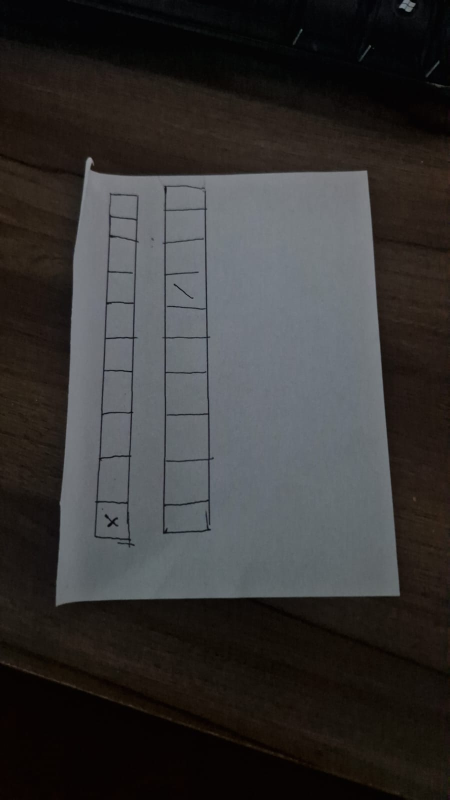
#> input picture pasta_com_fotos/WhatsApp Image 2026-09-10 at 16.54.55.jpeg, 899 x 1599 px (shown at 1/2 size); its folder holds only this picture in this run
$ python -i omr_core.py   (imports and definitions only)
#> lines starting #> are read from the running program, lines starting #| are printed output that depends on the picture; after the words box and inside, x2 and y2 are one past the last pixel; in counts of white or black regions, pixels touching at a corner belong together
"""
omr_core.py
------------
Núcleo do algoritmo de leitura das cédulas do festival de Bonito.

Pipeline:
  1. Localizar o papel na foto e corrigir a perspectiva.
     Duas estratégias, nessa ordem de preferência:
       a) Marcadores de canto: 4 quadradinhos pretos desenhados perto dos
          4 cantos do papel. Detectados como blobs independentes -> não
          exige que a borda do papel esteja inteira/visível (funciona
          mesmo com a mão ou outros objetos tampando parte da borda).
       b) Contorno do papel inteiro (método antigo, via detecção de
          bordas) -> usado só como fallback se não achar os 4 marcadores.
  2. Binarizar (separar tinta de fundo, tolerando iluminação desigual).
  3. Usar as coordenadas de grid_config.json (geradas por calibrate.py)
     pra recortar cada quadradinho de cada grupo (filme). Cada grupo pode
     ser uma fileira horizontal ou uma coluna vertical de caixas.
  4. Decidir qual quadradinho foi marcado de forma RELATIVA (o quadradinho
     com claramente mais tinta que os outros da mesma fileira/coluna
     vence) em vez de um limiar fixo -> funciona tanto pra preenchimento
     completo quanto pra um X ou um risco "/".
"""

import json
import cv2
import numpy as np


# ---------------------------------------------------------------------------
# Utilitário geométrico
# ---------------------------------------------------------------------------

def order_points(pts):
    """Ordena 4 pontos como [topo-esq, topo-dir, baixo-dir, baixo-esq]."""
    pts = np.array(pts, dtype="float32")
    s = pts.sum(axis=1)
    diff = np.diff(pts, axis=1)
    ordered = np.zeros((4, 2), dtype="float32")
    ordered[0] = pts[np.argmin(s)]
    ordered[2] = pts[np.argmax(s)]
    ordered[1] = pts[np.argmin(diff)]
    ordered[3] = pts[np.argmax(diff)]
    return ordered


def four_point_transform(image, pts, canvas_size):
    rect = order_points(pts)
    W, H = canvas_size
    dst = np.array([[0, 0], [W - 1, 0], [W - 1, H - 1], [0, H - 1]], dtype="float32")
    M = cv2.getPerspectiveTransform(rect, dst)
    return cv2.warpPerspective(image, M, (W, H))


# [12 lines left out: function _flat_field_binary, not called in this run]


# ---------------------------------------------------------------------------
# 1a. Localizar o papel pela região clara (mais robusto que bordas/Canny)
# ---------------------------------------------------------------------------

def find_paper_mask(image, min_area_ratio=0.05, close_kernel=15):
    """
    Acha o papel como o maior "blob" claro (branco) da imagem, em vez de
    tentar seguir a borda do papel. Isso funciona muito melhor com mesa de
    madeira no fundo: mesa com veios escuros tem MUITA variação de tom
    parecida com tinta/sombra, o que confunde tanto detecção de bordas
    (Canny) quanto blobs escuros — mas o papel continua sendo, disparado,
    a maior região CLARA e uniforme da cena.

    Retorna (mask, contour) do maior componente claro, ou (None, None).
    """
    gray = cv2.cvtColor(image, cv2.COLOR_BGR2GRAY)
    blurred = cv2.GaussianBlur(gray, (7, 7), 0)
    _, bright = cv2.threshold(blurred, 0, 255, cv2.THRESH_BINARY + cv2.THRESH_OTSU)

    # fecha buracos pequenos (marcadores de canto, texto, linhas do grid
    # ficam "escuros" dentro do papel e virariam buracos na máscara)
    kernel = np.ones((close_kernel, close_kernel), np.uint8)
    bright = cv2.morphologyEx(bright, cv2.MORPH_CLOSE, kernel)

    n_labels, labels, stats, _ = cv2.connectedComponentsWithStats(bright, connectivity=8)
    if n_labels <= 1:
        return None, None

    img_area = gray.shape[0] * gray.shape[1]
    best_label, best_area = None, 0
    for label in range(1, n_labels):
        area = stats[label, cv2.CC_STAT_AREA]
        if area > best_area:
            best_area, best_label = area, label

    if best_area / img_area < min_area_ratio:
        return None, None

    mask = np.uint8(labels == best_label) * 255
    # preenche buracos internos remanescentes (números, marcadores) antes
    # de extrair o contorno, pra pegar só o contorno EXTERNO do papel
    contours, _ = cv2.findContours(mask, cv2.RETR_EXTERNAL, cv2.CHAIN_APPROX_SIMPLE)
    if not contours:
        return None, None
    biggest_contour = max(contours, key=cv2.contourArea)
    return mask, biggest_contour


# ---------------------------------------------------------------------------
# 1b. Detecção via marcadores de canto (método preferido quando presentes)
# ---------------------------------------------------------------------------

def find_corner_markers(image, area_ratio_range=(0.0004, 0.08),
                         aspect_range=(0.35, 2.8), min_extent=0.25):
    """
    Procura 4 blobs pretos sólidos, um em cada canto do papel (os
    quadradinhos rabiscados nos cantos da cédula).

    A busca é restrita à região do papel (achada via find_paper_mask)
    quando possível — isso evita confundir veios escuros da mesa (fora do
    papel) com marcadores, que era o problema em fotos com fundo de
    madeira.

    Retorna 4 pontos [topo-esq, topo-dir, baixo-dir, baixo-esq] (centro de
    cada marcador) ou None se não conseguir identificar os 4 com confiança.
    """
    gray_full = cv2.cvtColor(image, cv2.COLOR_BGR2GRAY)
    h, w = gray_full.shape

    # restringe a busca à região do papel (com uma margem), se achada
    ox, oy = 0, 0
    mask, contour = find_paper_mask(image)
    if contour is not None:
        x, y, bw, bh = cv2.boundingRect(contour)
        pad = int(0.06 * max(bw, bh))
        ox, oy = max(0, x - pad), max(0, y - pad)
        ex, ey = min(w, x + bw + pad), min(h, y + bh + pad)
        gray = gray_full[oy:ey, ox:ex]
    else:
        gray = gray_full

    img_area = gray.shape[0] * gray.shape[1]

    blurred = cv2.GaussianBlur(gray, (5, 5), 0)
    _, binary = cv2.threshold(blurred, 0, 255, cv2.THRESH_BINARY_INV + cv2.THRESH_OTSU)
    kernel = np.ones((7, 7), np.uint8)
    binary = cv2.morphologyEx(binary, cv2.MORPH_CLOSE, kernel)

    # connectedComponents mede área de pixels de verdade por região. Usar
    # contornos aqui seria enganoso: se o fundo escuro em volta do papel
    # tocar as 4 bordas da foto, o CONTORNO externo desse fundo abrange a
    # imagem inteira (é uma "moldura"), mesmo que a área de pixels escuros
    # seja pequena — o que faria o filtro de tamanho falhar silenciosamente.
    n_labels, labels, stats, centroids = cv2.connectedComponentsWithStats(binary, connectivity=8)

    candidates = []
    for label in range(1, n_labels):  # pula o rótulo 0 (fundo)
        area = stats[label, cv2.CC_STAT_AREA]
        if area <= 0:
            continue
        ratio = area / img_area
        if not (area_ratio_range[0] <= ratio <= area_ratio_range[1]):
            continue
        bw = stats[label, cv2.CC_STAT_WIDTH]
        bh = stats[label, cv2.CC_STAT_HEIGHT]
        if bw == 0 or bh == 0:
            continue
        aspect = bw / bh
        if not (aspect_range[0] <= aspect <= aspect_range[1]):
            continue
        extent = area / float(bw * bh)
        if extent < min_extent:
            continue
        cx, cy = centroids[label]
        candidates.append({"center": (float(cx) + ox, float(cy) + oy), "area": float(area)})

    if len(candidates) < 4:
        return None

    # descarta candidatos com área muito diferente da mediana (filtra
    # objetos aleatórios no fundo, tipo caneta ou embalagem)
    areas = sorted(c["area"] for c in candidates)
    median_area = areas[len(areas) // 2]
    candidates = [c for c in candidates if 0.25 <= c["area"] / median_area <= 4.0]
    if len(candidates) < 4:
        return None

    # 1 candidato por quadrante (relativo ao centroide de todos eles),
    # pegando o mais extremo (mais distante do centro) em cada quadrante
    cx_all = float(np.mean([c["center"][0] for c in candidates]))
    cy_all = float(np.mean([c["center"][1] for c in candidates]))

    quadrants = {"tl": None, "tr": None, "bl": None, "br": None}
    for c in candidates:
        x, y = c["center"]
        key = ("t" if y < cy_all else "b") + ("l" if x < cx_all else "r")
        dist = (x - cx_all) ** 2 + (y - cy_all) ** 2
        if quadrants[key] is None or dist > quadrants[key]["dist"]:
            quadrants[key] = {"center": c["center"], "dist": dist, "area": c["area"]}

    if any(v is None for v in quadrants.values()):
        return None

    # Confere se os 4 marcadores ESCOLHIDOS (não só o conjunto geral de
    # candidatos) têm área parecida entre si. Isso é o que evita cair em
    # falso-positivo: 4 pedacinhos de texto (números impressos, letras)
    # espalhados pela imagem podem, por acaso, cair um em cada quadrante,
    # mas normalmente têm tamanhos bem diferentes entre si — marcadores de
    # verdade, feitos do mesmo jeito, têm área bem mais consistente.
    quad_areas = [quadrants[k]["area"] for k in ("tl", "tr", "bl", "br")]
    if max(quad_areas) / min(quad_areas) > 3.0:
        return None

    return np.array([
        quadrants["tl"]["center"],
        quadrants["tr"]["center"],
        quadrants["br"]["center"],
        quadrants["bl"]["center"],
    ], dtype="float32")


# ---------------------------------------------------------------------------
# 1c. Detecção via contorno do papel inteiro (fallback)
# ---------------------------------------------------------------------------

def find_document_contour(image, min_area_ratio=0.2):
    """
    Encontra os 4 cantos do papel a partir da máscara de região clara
    (find_paper_mask). Usa o retângulo de área mínima (minAreaRect) em vez
    de tentar forçar o contorno a virar exatamente 4 pontos com
    approxPolyDP — isso tolera cantos meio dobrados/rasgados no papel
    (comuns em folha de caderno arrancada) sem perder a detecção.
    """
    _, contour = find_paper_mask(image, min_area_ratio=min_area_ratio)
    if contour is None:
        return None
    rect = cv2.minAreaRect(contour)
    box = cv2.boxPoints(rect)
    return box.astype("float32")


# ---------------------------------------------------------------------------
# 1. Junta os métodos
# ---------------------------------------------------------------------------

def warp_document(image, canvas_size=(1000, 700), manual_corners=None):
    """
    Retorna (imagem_corrigida, metodo) ou (None, None) se nada funcionar.
    metodo: "marcadores" | "contorno" | "manual"
    """
    if manual_corners is not None:
        return four_point_transform(image, manual_corners, canvas_size), "manual"

    corners = find_corner_markers(image)
    if corners is not None:
        return four_point_transform(image, corners, canvas_size), "marcadores"

    corners = find_document_contour(image)
    if corners is not None:
        return four_point_transform(image, corners, canvas_size), "contorno"

    return None, None


# ---------------------------------------------------------------------------
# 2. Binarização da cédula já corrigida (pra ler as marcações)
# ---------------------------------------------------------------------------

# [10 lines left out: function binarize, not called in this run]


# ---------------------------------------------------------------------------
# 3. Grid calibrado -> células dos quadradinhos (horizontal OU vertical)
# ---------------------------------------------------------------------------

def load_config(path="grid_config.json"):
    with open(path, "r", encoding="utf-8") as f:
        return json.load(f)


# [268 lines left out: functions build_group_cells, build_group_cells_refined, cell_fill_ratio, refine_dividers, read_group, read_ballot and 1 more, not called in this run]

>>> import cv2
>>> picture = cv2.imread('pasta_com_fotos/WhatsApp Image 2026-09-10 at 16.54.55.jpeg')
#> picture is the input picture: shape (1599, 899, 3); mean B, G, R 52.7, 53.3, 54.9
>>> result = warp_document(picture)
#> in find_paper_mask, `_, bright = cv2.threshold(blurred, 0, 255, cv2.THRESH_BINARY + cv2.THR..`:
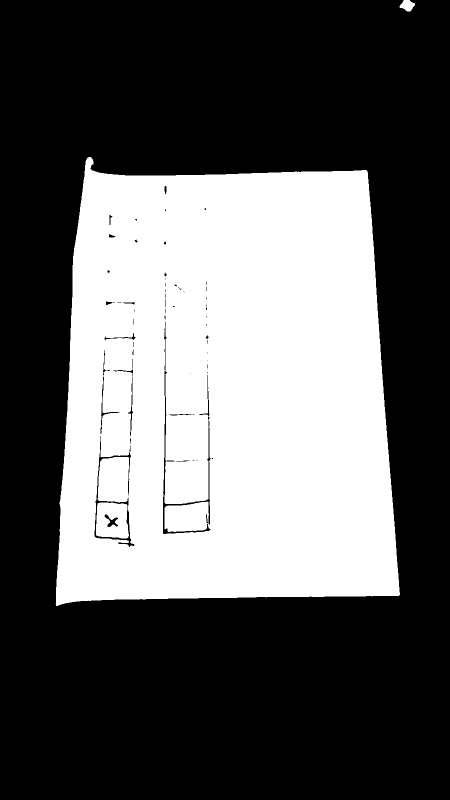
#> bright: shape (1599, 899) (shown at 1/2 size); 37% white; 3 white regions, box (x1, y1, x2, y2) and area: (111, 314, 800, 1212) 527132, (192, 1005, 258, 1077) 3981, (799, 0, 830, 23) 468
#> in find_paper_mask, `bright = cv2.morphologyEx(bright, cv2.MORPH_CLOSE, kernel)`:
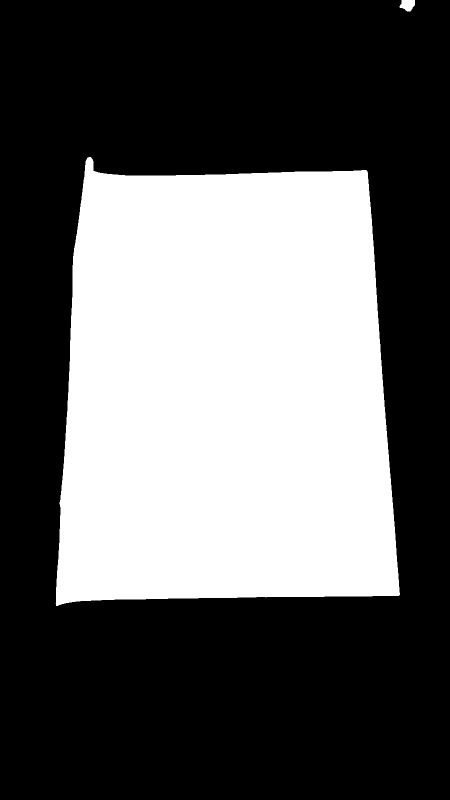
#> bright: shape (1599, 899) (shown at 1/2 size); 37.4% white; 2 white regions, box (x1, y1, x2, y2) and area: (111, 314, 800, 1212) 536981, (799, 0, 830, 23) 535
#> in find_paper_mask, `n_labels, labels, stats, _ = cv2.connectedComponentsWithStats(bright, ..`:
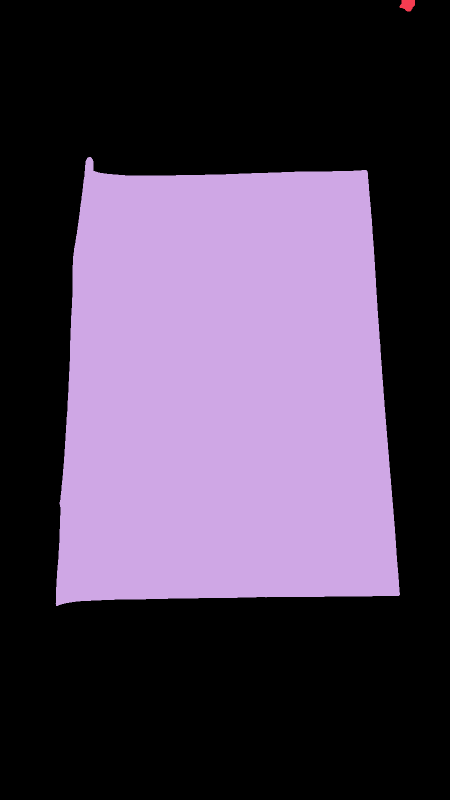
#> labels: shape (1599, 899) int32 (shown at 1/2 size); 3 distinct labels, from 0 to 2; one colour per label, 0 black
#> in find_paper_mask, `n_labels, labels, stats, _ = cv2.connectedComponentsWithStats(bright, ..`: n_labels = 3; stats = [[0, 0, 899, 1599, 899985], [799, 0, 31, 23, 535], [111, 314, 689, 898, 536981]]
#> the loop in find_paper_mask, `for label in range(1, n_labels):` made 2 passes
#> (area, best_area, best_label) on passes 1 to 2: (535, 535, 1), (536981, 536981, 2)
#> after the loop in find_paper_mask, `for label in range(1, n_labels):`: best_area = 536981; best_label = 2
#> in find_paper_mask, `contours, _ = cv2.findContours(mask, cv2.RETR_EXTERNAL, cv2.CHAIN_APPR..`: contours = 1 contour; box (x1, y1, x2, y2) and area: (111, 314, 800, 1212) 535474
#> in find_paper_mask, `biggest_contour = max(contours, key=cv2.contourArea)`: biggest_contour = contour of 366 points, box (x1, y1, x2, y2) (111, 314, 800, 1212), area 535474
#> in find_corner_markers, `mask, contour = find_paper_mask(image)`: contour has the same summary as biggest_contour in find_paper_mask
#> in find_corner_markers, `x, y, bw, bh = cv2.boundingRect(contour)`: x = 111; y = 314; bw = 689; bh = 898
#> in find_corner_markers, `pad = int(0.06 * max(bw, bh))`: pad = 53
#> in find_corner_markers, `ox, oy = max(0, x - pad), max(0, y - pad)`: ox = 58; oy = 261
#> in find_corner_markers, `ex, ey = min(w, x + bw + pad), min(h, y + bh + pad)`: ex = 853; ey = 1265
#> in find_corner_markers, `gray = gray_full[oy:ey, ox:ex]`:
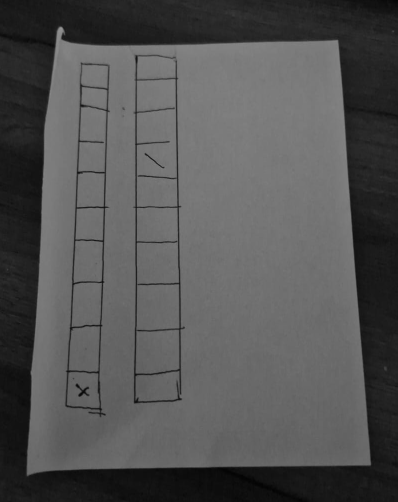
#> gray: shape (1004, 795) (shown at 1/2 size); min 1, max 152, mean 83.5
#> in find_corner_markers, `binary = cv2.morphologyEx(binary, cv2.MORPH_CLOSE, kernel)`:
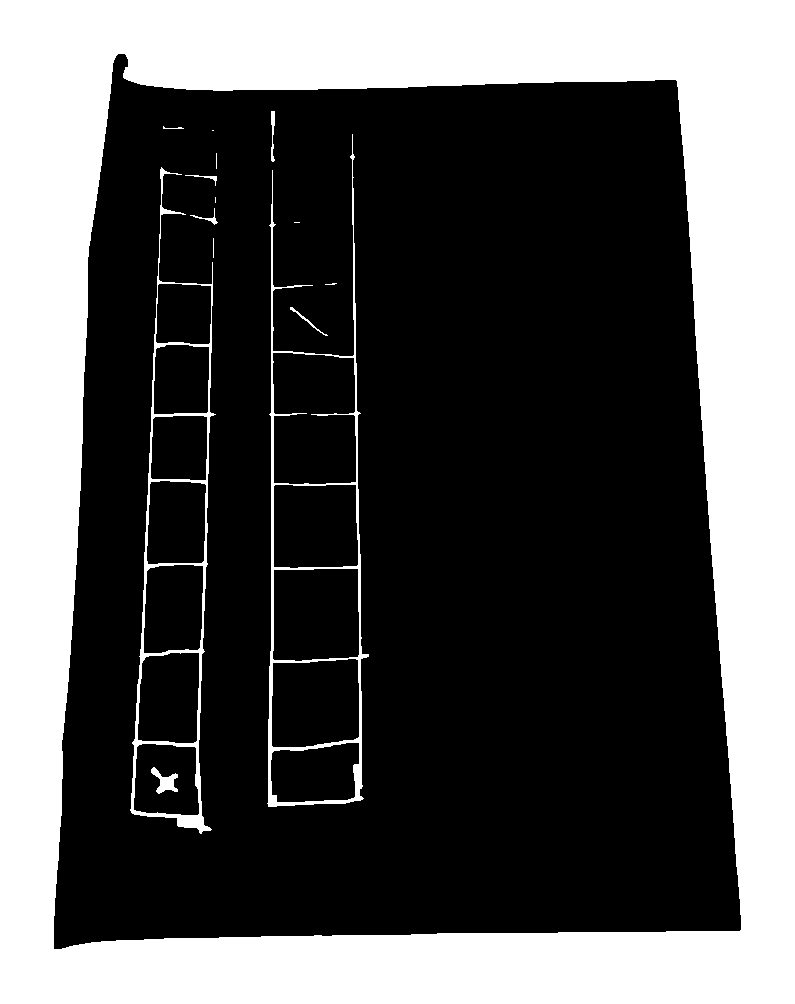
#> binary: shape (1004, 795); 34.2% white; 15 white regions (5 under 20 px), largest, box (x1, y1, x2, y2) and area: (0, 0, 795, 1004) 262141, (267, 134, 369, 807) 5176, (130, 167, 216, 834) 4903
#> in find_corner_markers, `n_labels, labels, stats, centroids = cv2.connectedComponentsWithStats(..`:
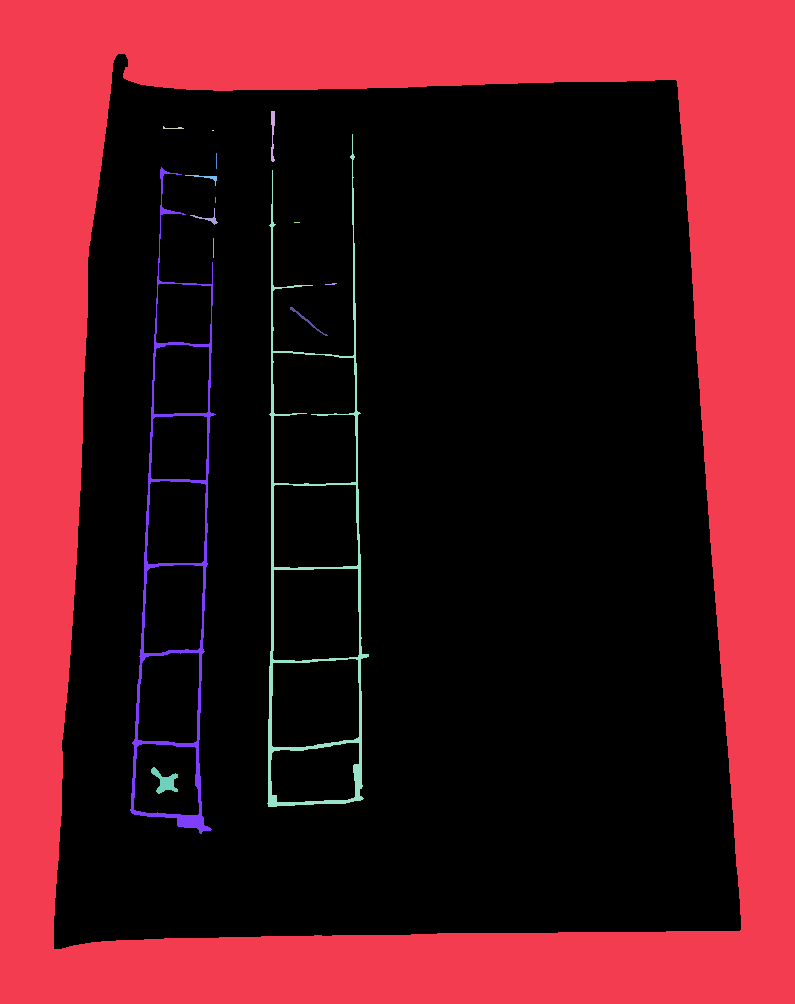
#> labels: shape (1004, 795) int32; 16 distinct labels, from 0 to 15; one colour per label, 0 black
#> in find_corner_markers, `n_labels, labels, stats, centroids = cv2.connectedComponentsWithStats(..`: n_labels = 16; stats = 16 rows, first 6: [54, 54, 687, 895, 525162], [0, 0, 795, 1004, 262141], [271, 111, 4, 51, 131], [163, 126, 21, 3, 28], [212, 130, 2, 1, 2], [267, 134, 102, 673, 5176]; centroids = 16 rows, first 8: [395.9, 522.1], [405.6, 458], [272.3, 133.1], [172.9, 127.7], [212.5, 130], [313.3, 556.8], [216, 160.5], [174.8, 570.3]
#> the loop in find_corner_markers, `for label in range(1, n_labels):` made 15 passes
#> (area, ratio) on passes 1, 2, 3, 8, 10, 12, 14: (262141, 0.328), (131, 0.000164), (28, 3.51e-05), (69, 8.64e-05), (81, 0.000101), (20, 2.51e-05), (96, 0.00012)
#> after the loop in find_corner_markers, `for label in range(1, n_labels):`: candidates = 1 item
#> the loop in find_paper_mask (call 2), `for label in range(1, n_labels):` made 2 passes
#> in find_document_contour, `_, contour = find_paper_mask(image, min_area_ratio=min_area_ratio)`: contour has the same summary as biggest_contour in find_paper_mask
#> in find_document_contour, `rect = cv2.minAreaRect(contour)`: rect = ((442, 753.8), (688.3, 894.8), -1.68)
#> in find_document_contour, `box = cv2.boxPoints(rect)`: box = [[111.1, 1211.1], [84.89, 316.7], [772.9, 296.5], [799.2, 1190.9]]
#> in warp_document, `corners = find_document_contour(image)`: corners has the same summary as box in find_document_contour
#> in order_points, `pts = np.array(pts, dtype="float32")`: pts has the same summary as box in find_document_contour
#> in order_points, `s = pts.sum(axis=1)`: s = [1322.2, 401.6, 1069.5, 1990.1]
#> in order_points, `diff = np.diff(pts, axis=1)`: diff = [1100, 231.8, -476.4, 391.8]
#> in four_point_transform, `rect = order_points(pts)`: rect = [[84.89, 316.7], [772.9, 296.5], [799.2, 1190.9], [111.1, 1211.1]]
#> in four_point_transform, `M = cv2.getPerspectiveTransform(rect, dst)`: M = [[1.45, -0.0425, -109.7], [0.0229, 0.781, -249.2], [4.95e-11, -2.9e-12, 1]]
#> in four_point_transform, `return cv2.warpPerspective(image, M, (W, H))`:
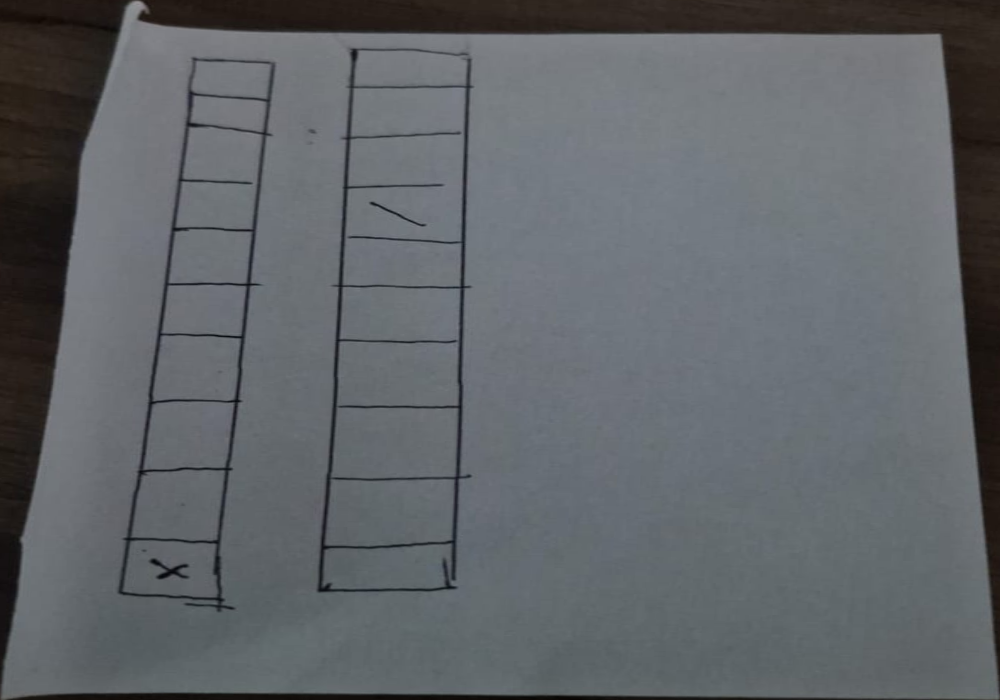
#> returned value: shape (700, 1000, 3); mean of channels 0, 1, 2 104.3, 100.5, 96.7; drawn as B, G, R
